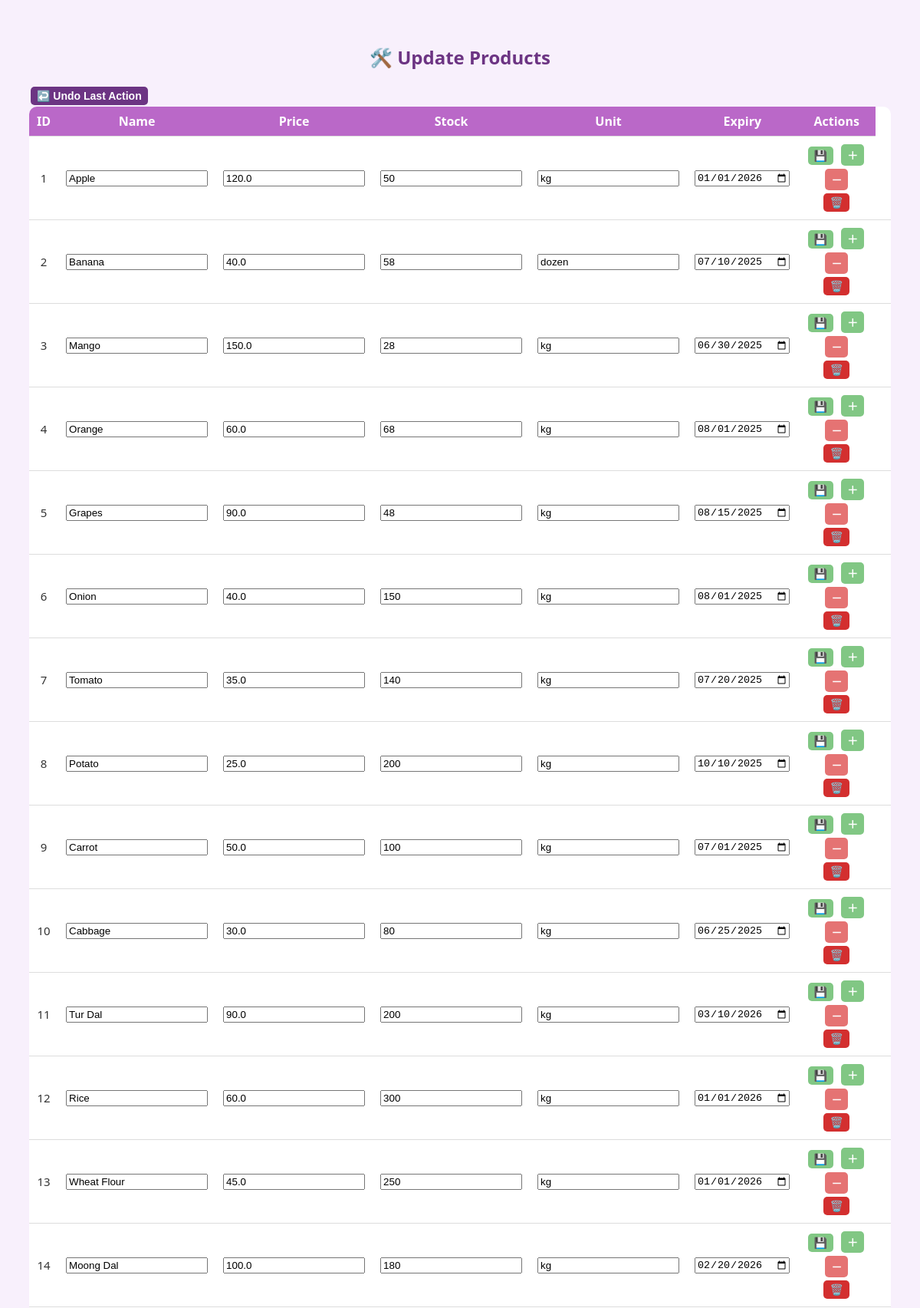
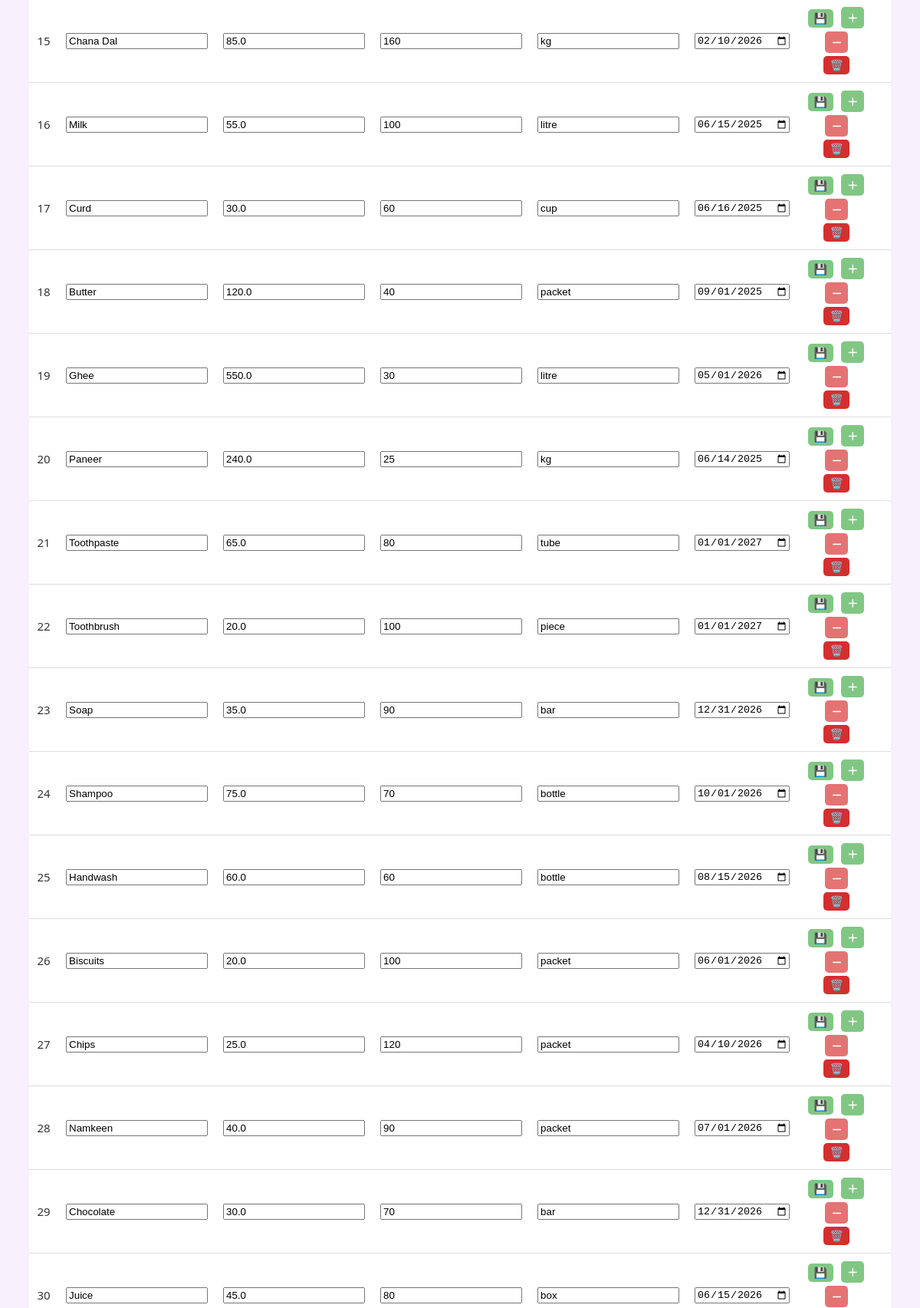
The app's page /manager/update-interface (upper part) with its own data (2 pictures, top to bottom).
### tables this page shows
CREATE TABLE products(
            id INTEGER PRIMARY KEY AUTOINCREMENT,
            name TEXT NOT NULL,
            description TEXT,
            price REAL NOT NULL,
            stock INTEGER NOT NULL,
            expiry_date TEXT,
            unit TEXT NOT NULL,
            image_url TEXT,
            category TEXT
        );

### app.py (the view, shortened to what this page needs)
@app.route('/manager/update-interface', methods=['GET', 'POST'])
def manager_update_interface():
    conn = sqlite3.connect("grocery.db")
    cursor = conn.cursor()
    cursor.execute("SELECT id, name, price, stock, unit, expiry_date,image_url FROM products")
    products = cursor.fetchall()
    conn.close()
    return render_template('manager_update_interface.html', products=products)

### templates/manager_update_interface.html (shortened to what this page needs)
<!DOCTYPE html>
<html lang="en">
<head>
    <link rel="stylesheet" href="{{ url_for('static', filename='styles.css') }}">
</head>
<body>
    <h2>🛠️ Update Products</h2>
    <form action="{{ url_for('manager_undo') }}" method="post">
        <button class="action-btn undo-btn" type="submit" onclick="this.disabled=true; this.form.submit();">↩️ Undo Last Action</button>
    </form>
    <table>
        <thead>
            <tr>
                <th>ID</th>
                <th>Name</th>
                <th>Price</th>
                <th>Stock</th>
                <th>Unit</th>
                <th>Expiry</th>
                <th>Actions</th>
            </tr>
        </thead>
        <tbody>
    {% for product in products %}
    <tr class="hoverable-row">
        <form method="post" action="{{ url_for('manager_update_product_fields') }}">
            <td>{{ product[0] }}</td>
            <td><input type="text" name="name" value="{{ product[1] }}" required></td>
            <td><input type="number" step="0.01" name="price" value="{{ product[2] }}" required></td>
            <td><input type="number" name="stock" value="{{ product[3] }}" required></td>
            <td><input type="text" name="unit" value="{{ product[4] }}" required></td>
            <td><input type="date" name="expiry_date" value="{{ product[5] }}" required></td>
            <td>
                <button class="action-btn inc" type="submit" onclick="this.disabled=true; this.form.submit();">💾</button>
        </form>
        <form class="inline-form" method="post" action="{{ url_for('manager_update_action') }}">
            <button class="action-btn inc" type="submit" onclick="this.disabled=true; this.form.submit();">＋</button>
        </form>
        <form class="inline-form" method="post" action="{{ url_for('manager_update_action') }}">
            <button class="action-btn dec" type="submit" onclick="this.disabled=true; this.form.submit();">－</button>
        </form>
        <form class="inline-form" method="post" action="{{ url_for('manager_update_action') }}">
            <button class="action-btn del" type="submit" onclick="this.disabled=true; this.form.submit();">🗑️</button>
        </form>
            {% if product[6] %}
            <td colspan="7">
            </td>
            {% endif %}
        </tr>
    {% endfor %}
        </tbody>
    </table>
</body>
</html>

### templates/manager_update_interface.html (style rules this page uses)
body { background-color: #f8f0fc; font-family: 'Segoe UI', sans-serif; color: #333; padding: 30px; }
h2 { color: #6C3483; margin-bottom: 20px; text-align: center; }
table { width: 100%; border-collapse: collapse; background-color: #fff; border-radius: 10px; overflow: hidden; margin-bottom: 30px; }
th, td { padding: 8px 10px; text-align: center; border-bottom: 1px solid #ddd; font-size: 15px; transition: transform 0.2s ease, font-size 0.2s ease; vertical-align: middle; }
th { background-color: #BA68C8; color: white; font-size: 16px; }
.hoverable-row { position: relative; transition: background-color 0.3s; }
form.inline-form { display: inline; margin: 0 2px; }
button.action-btn { padding: 4px 8px; border: none; border-radius: 5px; cursor: pointer; font-weight: bold; font-size: 14px; transition: background-color 0.2s, transform 0.2s; margin: 2px; }
.inc { background-color: #81c784; color: white; }
.dec { background-color: #e57373; color: white; }
.del { background-color: #d32f2f; color: white; }
.undo-btn { background-color: #6C3483; color: white; margin-bottom: 20px; padding: 8px 16px; font-size: 15px; }

### records on screen
products: id "1", name "Apple", price "120.0", stock "50", unit "kg", expiry_date "01/01/2026"
products: id "2", name "Banana", price "40.0", stock "58", unit "dozen", expiry_date "07/10/2025"
products: id "3", name "Mango", price "150.0", stock "28", unit "kg", expiry_date "06/30/2025"
products: id "4", name "Orange", price "60.0", stock "68", unit "kg", expiry_date "08/01/2025"
products: id "5", name "Grapes", price "90.0", stock "48", unit "kg", expiry_date "08/15/2025"
products: id "6", name "Onion", price "40.0", stock "150", unit "kg", expiry_date "08/01/2025"
products: id "7", name "Tomato", price "35.0", stock "140", unit "kg", expiry_date "07/20/2025"
products: id "8", name "Potato", price "25.0", stock "200", unit "kg", expiry_date "10/10/2025"
products: id "9", name "Carrot", price "50.0", stock "100", unit "kg", expiry_date "07/01/2025"
products: id "10", name "Cabbage", price "30.0", stock "80", unit "kg", expiry_date "06/25/2025"
products: id "11", name "Tur Dal", price "90.0", stock "200", unit "kg", expiry_date "03/10/2026"
products: id "12", name "Rice", price "60.0", stock "300", unit "kg", expiry_date "01/01/2026"
products: id "13", name "Wheat Flour", price "45.0", stock "250", unit "kg", expiry_date "01/01/2026"
products: id "14", name "Moong Dal", price "100.0", stock "180", unit "kg", expiry_date "02/20/2026"
products: id "15", name "Chana Dal", price "85.0", stock "160", unit "kg", expiry_date "02/10/2026"
products: id "16", name "Milk", price "55.0", stock "100", unit "litre", expiry_date "06/15/2025"
products: id "17", name "Curd", price "30.0", stock "60", unit "cup", expiry_date "06/16/2025"
products: id "18", name "Butter", price "120.0", stock "40", unit "packet", expiry_date "09/01/2025"
products: id "19", name "Ghee", price "550.0", stock "30", unit "litre", expiry_date "05/01/2026"
products: id "20", name "Paneer", price "240.0", stock "25", unit "kg", expiry_date "06/14/2025"
products: id "21", name "Toothpaste", price "65.0", stock "80", unit "tube", expiry_date "01/01/2027"
products: id "22", name "Toothbrush", price "20.0", stock "100", unit "piece", expiry_date "01/01/2027"
products: id "23", name "Soap", price "35.0", stock "90", unit "bar", expiry_date "12/31/2026"
products: id "24", name "Shampoo", price "75.0", stock "70", unit "bottle", expiry_date "10/01/2026"
products: id "25", name "Handwash", price "60.0", stock "60", unit "bottle", expiry_date "08/15/2026"
products: id "26", name "Biscuits", price "20.0", stock "100", unit "packet", expiry_date "06/01/2026"
products: id "27", name "Chips", price "25.0", stock "120", unit "packet", expiry_date "04/10/2026"
products: id "28", name "Namkeen", price "40.0", stock "90", unit "packet", expiry_date "07/01/2026"
products: id "29", name "Chocolate", price "30.0", stock "70", unit "bar", expiry_date "12/31/2026"
products: id "30", name "Juice", price "45.0", stock "80", unit "box", expiry_date "06/15/2026"
